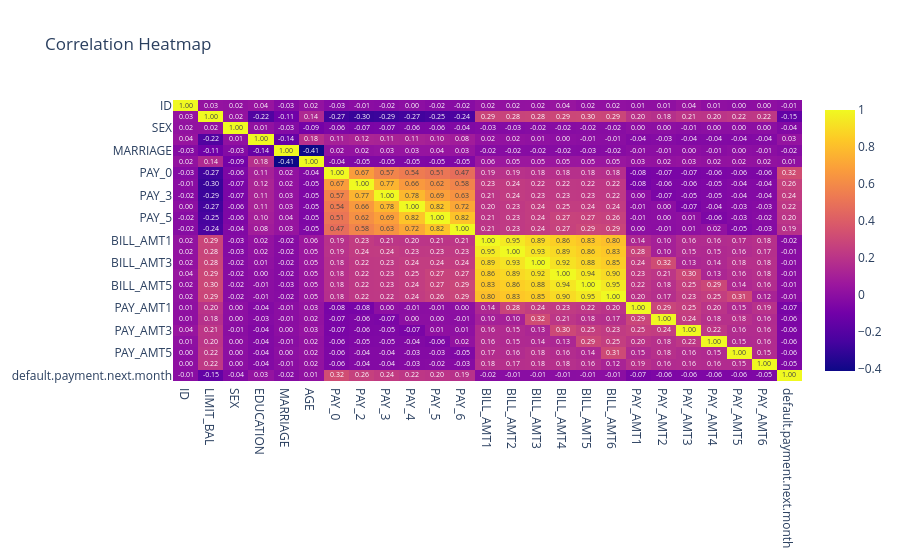

Source (notebook cell):
### Markdown cell above
# 11. Correlation Analysis

### Code cell
corr = df.corr(numeric_only=True)

fig = px.imshow(
    corr,
    text_auto=".2f",
    aspect="auto",
    title="Correlation Heatmap"
)

fig.show()

### Figure 1 — Plotly figure (JSON) as saved in the notebook; plotly's stock layout.template omitted (floating-point values rounded to 4 significant figures; data arrays with more than 128 entries replaced by an {"elided": "..."} marker saying what was removed)
{"data": [{"coloraxis": "coloraxis", "hovertemplate": "x: %{x}<br>y: %{y}<br>color: %{z}<extra></extra>", "name": "0", "texttemplate": "%{z:.2f}", "type": "heatmap", "x": ["ID", "LIMIT_BAL", "SEX", "EDUCATION", "MARRIAGE", "AGE", "PAY_0", "PAY_2", "PAY_3", "PAY_4", "PAY_5", "PAY_6", "BILL_AMT1", "BILL_AMT2", "BILL_AMT3", "BILL_AMT4", "BILL_AMT5", "BILL_AMT6", "PAY_AMT1", "PAY_AMT2", "PAY_AMT3", "PAY_AMT4", "PAY_AMT5", "PAY_AMT6", "default.payment.next.month"], "xaxis": "x", "y": ["ID", "LIMIT_BAL", "SEX", "EDUCATION", "MARRIAGE", "AGE", "PAY_0", "PAY_2", "PAY_3", "PAY_4", "PAY_5", "PAY_6", "BILL_AMT1", "BILL_AMT2", "BILL_AMT3", "BILL_AMT4", "BILL_AMT5", "BILL_AMT6", "PAY_AMT1", "PAY_AMT2", "PAY_AMT3", "PAY_AMT4", "PAY_AMT5", "PAY_AMT6", "default.payment.next.month"], "yaxis": "y", "z": {"elided": "25x25 float values"}}], "layout": {"coloraxis": {"colorscale": [[0, "#0d0887"], [0.1111, "#46039f"], [0.2222, "#7201a8"], [0.3333, "#9c179e"], [0.4444, "#bd3786"], [0.5556, "#d8576b"], [0.6667, "#ed7953"], [0.7778, "#fb9f3a"], [0.8889, "#fdca26"], [1, "#f0f921"]]}, "title": {"text": "Correlation Heatmap"}, "xaxis": {"anchor": "y", "domain": [0, 1]}, "yaxis": {"anchor": "x", "autorange": "reversed", "domain": [0, 1]}}}
